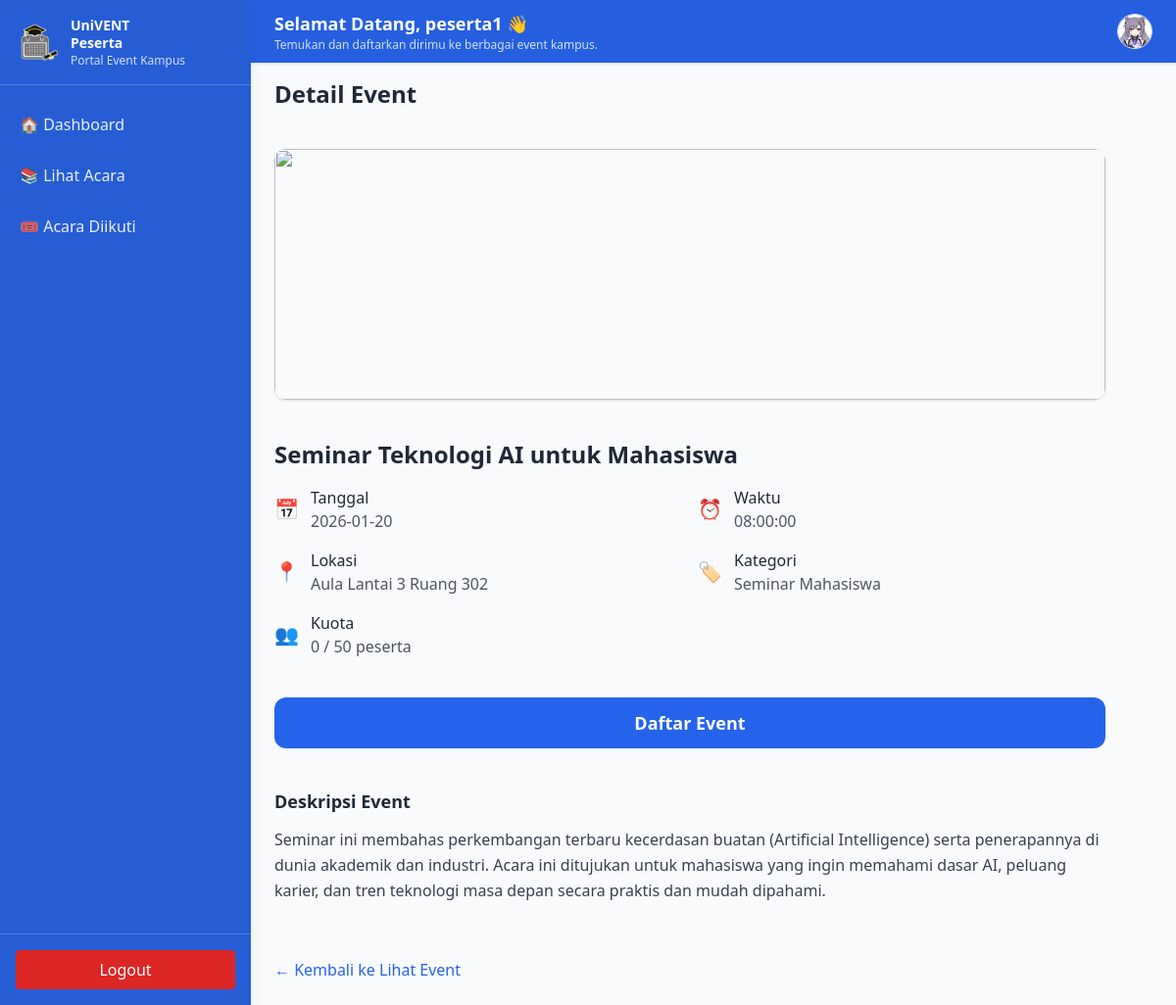
Screenshot of /univent-frontend/peserta/event-detail.php?id=28 (signed in) with the database file from the repository.
### tables this page shows
CREATE TABLE `event` (
  `id_event` int(11) NOT NULL,
  `id_panitia` int(11) NOT NULL,
  `id_kategori` int(11) NOT NULL,
  `nama_event` varchar(150) NOT NULL,
  `deskripsi` text DEFAULT NULL,
  `tanggal_event` date NOT NULL,
  `waktu_mulai` time DEFAULT NULL,
  `lokasi` varchar(150) NOT NULL,
  `poster` varchar(255) DEFAULT NULL,
  `kuota` int(11) NOT NULL,
  `status` enum('pending','approved','rejected') DEFAULT 'pending',
  `catatan_admin` text DEFAULT NULL,
  `id_admin` int(11) DEFAULT NULL
);

CREATE TABLE `kategori_event` (
  `id_kategori` int(11) NOT NULL,
  `nama_kategori` varchar(100) NOT NULL
);

### univent-frontend/peserta/event-detail.php (the view, shortened to what this page needs)
<?php
require "../config/koneksi.php";
$id = $_GET['id'] ?? null;
$sql = "
  SELECT
    e.id_event,
    e.nama_event,
    e.tanggal_event,
    e.waktu_mulai,
    e.lokasi,
    e.kuota,
    e.poster,
    e.deskripsi,
    k.nama_kategori AS kategori
  FROM event e
  JOIN kategori_event k ON e.id_kategori = k.id_kategori
  WHERE e.id_event = ? AND e.status = 'approved'
  LIMIT 1
";
$stmt = mysqli_prepare($conn, $sql);
mysqli_stmt_bind_param($stmt, "i", $id);
mysqli_stmt_execute($stmt);
$result = mysqli_stmt_get_result($stmt);
$event = mysqli_fetch_assoc($result);
$terdaftar = 0;
$isFull = $terdaftar >= $event['kuota'];
?>
<!doctype html>
<html lang="id">
<head>
  <script src="https://cdn.tailwindcss.com"></script>
</head>
<body class="bg-gray-50 text-gray-800">
  <main id="peserta-main"
        class="p-6 max-w-4xl mx-auto space-y-10 transition-all duration-300">
    <section>
      <h1 class="text-2xl font-bold">Detail Event</h1>
    </section>
    <div class="w-full h-64 rounded-xl overflow-hidden shadow">
      <img
        src="../assets/img/<?= htmlspecialchars($event['poster'] ?? 'default.jpg') ?>"
        class="w-full h-full object-cover"
      />
    </div>
    <section class="space-y-4">
      <h2 class="text-2xl font-bold">
        <?= htmlspecialchars($event['nama_event']) ?>
      </h2>
      <div class="grid grid-cols-1 sm:grid-cols-2 gap-4">
        <div class="flex items-center space-x-3">
          <span class="text-xl">📅</span>
          <div>
            <p class="font-medium">Tanggal</p>
            <p class="text-gray-600"><?= htmlspecialchars($event['tanggal_event']) ?></p>
          </div>
        </div>
        <div class="flex items-center space-x-3">
          <span class="text-xl">⏰</span>
          <div>
            <p class="font-medium">Waktu</p>
            <p class="text-gray-600">
              <?= htmlspecialchars($event['waktu_mulai'] ?? '-') ?>
            </p>
          </div>
        </div>
        <div class="flex items-center space-x-3">
          <span class="text-xl">📍</span>
          <div>
            <p class="font-medium">Lokasi</p>
            <p class="text-gray-600"><?= htmlspecialchars($event['lokasi']) ?></p>
          </div>
        </div>
        <div class="flex items-center space-x-3">
          <span class="text-xl">🏷</span>
          <div>
            <p class="font-medium">Kategori</p>
            <p class="text-gray-600"><?= htmlspecialchars($event['kategori']) ?></p>
          </div>
        </div>
        <div class="flex items-center space-x-3">
          <span class="text-xl">👥</span>
          <div>
            <p class="font-medium">Kuota</p>
            <p class="text-gray-600">
              <?= $terdaftar ?> / <?= (int)$event['kuota'] ?> peserta
            </p>
          </div>
        </div>
      </div>
    </section>
    <section class="space-y-3">
      <?php if ($isFull): ?>
        <div class="text-center bg-gray-200 text-gray-600 py-3 rounded-xl">
          Kuota sudah penuh
        </div>
      <?php else: ?>
        <a href="daftar-event.php?id=<?= $event['id_event'] ?>"
           class="block text-center bg-blue-600 text-white py-3 rounded-xl
                  text-lg font-semibold hover:bg-blue-700">
          Daftar Event
        </a>
      <?php endif; ?>
    </section>
    <section class="space-y-3">
      <h3 class="font-semibold text-lg">Deskripsi Event</h3>
      <p class="text-gray-700 leading-relaxed">
        <?= nl2br(htmlspecialchars($event['deskripsi'])) ?>
      </p>
    </section>
    <div class="pt-4">
      <a href="event-list.php" class="text-blue-600 hover:underline">
        ← Kembali ke Lihat Event
      </a>
    </div>
  </main>
</body>
</html>

### rows the page displays
event: nama_event "Seminar Teknologi AI untuk Mahasiswa", tanggal_event "2026-01-20", waktu_mulai "08:00:00", lokasi "Aula Lantai 3 Ruang 302", id_kategori.nama_kategori "Seminar Mahasiswa", kuota "50", deskripsi "Seminar ini membahas perkembangan terbaru kecerdasan buatan (Artificial Intelligence) serta penerapannya di dunia akademik dan industri. Acara ini ditujukan untuk mahasiswa yang ingin memahami dasar AI, peluang karier, dan tren teknologi masa depan secara praktis dan mudah dipahami."

### other values shown
$terdaftar "0"
